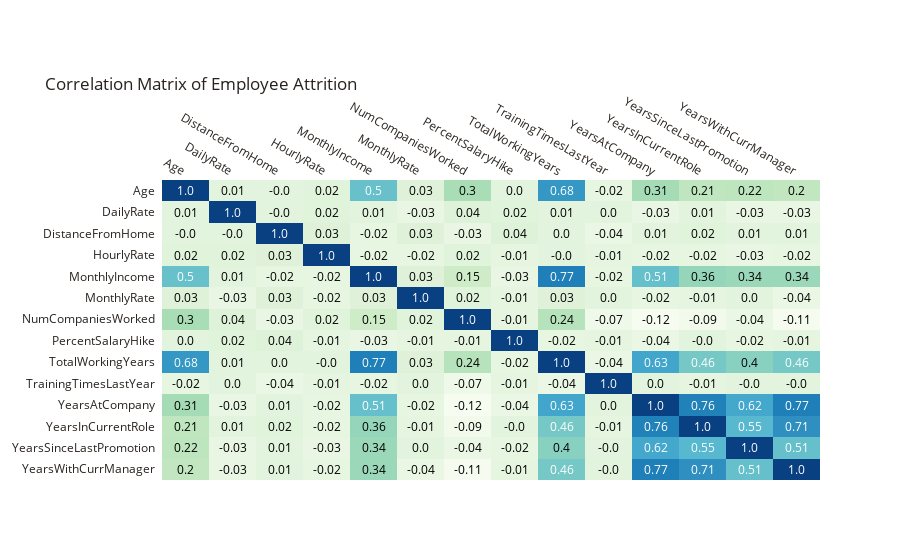

Write notebook code for a chart like this one.
### Code cell
# Calculate correlation matrix
corr = df.corr().round(2)

# Plot the heatmap using plotly
x = corr.index.tolist()
y = corr.columns.tolist()
z = corr.to_numpy()
fig = ff.create_annotated_heatmap(z=z, x=x, y=y, annotation_text=z, name='',
                                  hovertemplate="Correlation between %{x} and %{y}= %{z}",
                                  colorscale='GnBu')
fig.update_yaxes(autorange="reversed")
fig.update_layout(title="Correlation Matrix of Employee Attrition", 
                  font_color='#28221D', margin=dict(t=180), height=600)
fig.show()

### Figure 1 — Plotly figure (JSON) as saved in the notebook; plotly's stock layout.template omitted (floating-point values rounded to 4 significant figures; data arrays with more than 128 entries replaced by an {"elided": "..."} marker saying what was removed)
{"data": [{"colorscale": [[0, "rgb(247,252,240)"], [0.125, "rgb(224,243,219)"], [0.25, "rgb(204,235,197)"], [0.375, "rgb(168,221,181)"], [0.5, "rgb(123,204,196)"], [0.625, "rgb(78,179,211)"], [0.75, "rgb(43,140,190)"], [0.875, "rgb(8,104,172)"], [1, "rgb(8,64,129)"]], "hovertemplate": "Correlation between %{x} and %{y}= %{z}", "name": "", "reversescale": false, "showscale": false, "type": "heatmap", "x": ["Age", "DailyRate", "DistanceFromHome", "HourlyRate", "MonthlyIncome", "MonthlyRate", "NumCompaniesWorked", "PercentSalaryHike", "TotalWorkingYears", "TrainingTimesLastYear", "YearsAtCompany", "YearsInCurrentRole", "YearsSinceLastPromotion", "YearsWithCurrManager"], "y": ["Age", "DailyRate", "DistanceFromHome", "HourlyRate", "MonthlyIncome", "MonthlyRate", "NumCompaniesWorked", "PercentSalaryHike", "TotalWorkingYears", "TrainingTimesLastYear", "YearsAtCompany", "YearsInCurrentRole", "YearsSinceLastPromotion", "YearsWithCurrManager"], "z": {"elided": "14x14 float values"}}], "layout": {"annotations": [{"font": {"color": "#FFFFFF"}, "showarrow": false, "text": "1.0", "x": "Age", "xref": "x", "y": "Age", "yref": "y"}, {"font": {"color": "#000000"}, "showarrow": false, "text": "0.01", "x": "DailyRate", "xref": "x", "y": "Age", "yref": "y"}, {"font": {"color": "#000000"}, "showarrow": false, "text": "-0.0", "x": "DistanceFromHome", "xref": "x", "y": "Age", "yref": "y"}, {"font": {"color": "#000000"}, "showarrow": false, "text": "0.02", "x": "HourlyRate", "xref": "x", "y": "Age", "yref": "y"}, {"font": {"color": "#FFFFFF"}, "showarrow": false, "text": "0.5", "x": "MonthlyIncome", "xref": "x", "y": "Age", "yref": "y"}, {"font": {"color": "#000000"}, "showarrow": false, "text": "0.03", "x": "MonthlyRate", "xref": "x", "y": "Age", "yref": "y"}, {"font": {"color": "#000000"}, "showarrow": false, "text": "0.3", "x": "NumCompaniesWorked", "xref": "x", "y": "Age", "yref": "y"}, {"font": {"color": "#000000"}, "showarrow": false, "text": "0.0", "x": "PercentSalaryHike", "xref": "x", "y": "Age", "yref": "y"}, {"font": {"color": "#FFFFFF"}, "showarrow": false, "text": "0.68", "x": "TotalWorkingYears", "xref": "x", "y": "Age", "yref": "y"}, {"font": {"color": "#000000"}, "showarrow": false, "text": "-0.02", "x": "TrainingTimesLastYear", "xref": "x", "y": "Age", "yref": "y"}, {"font": {"color": "#000000"}, "showarrow": false, "text": "0.31", "x": "YearsAtCompany", "xref": "x", "y": "Age", "yref": "y"}, {"font": {"color": "#000000"}, "showarrow": false, "text": "0.21", "x": "YearsInCurrentRole", "xref": "x", "y": "Age", "yref": "y"}, {"font": {"color": "#000000"}, "showarrow": false, "text": "0.22", "x": "YearsSinceLastPromotion", "xref": "x", "y": "Age", "yref": "y"}, {"font": {"color": "#000000"}, "showarrow": false, "text": "0.2", "x": "YearsWithCurrManager", "xref": "x", "y": "Age", "yref": "y"}, {"font": {"color": "#000000"}, "showarrow": false, "text": "0.01", "x": "Age", "xref": "x", "y": "DailyRate", "yref": "y"}, {"font": {"color": "#FFFFFF"}, "showarrow": false, "text": "1.0", "x": "DailyRate", "xref": "x", "y": "DailyRate", "yref": "y"}, {"font": {"color": "#000000"}, "showarrow": false, "text": "-0.0", "x": "DistanceFromHome", "xref": "x", "y": "DailyRate", "yref": "y"}, {"font": {"color": "#000000"}, "showarrow": false, "text": "0.02", "x": "HourlyRate", "xref": "x", "y": "DailyRate", "yref": "y"}, {"font": {"color": "#000000"}, "showarrow": false, "text": "0.01", "x": "MonthlyIncome", "xref": "x", "y": "DailyRate", "yref": "y"}, {"font": {"color": "#000000"}, "showarrow": false, "text": "-0.03", "x": "MonthlyRate", "xref": "x", "y": "DailyRate", "yref": "y"}, {"font": {"color": "#000000"}, "showarrow": false, "text": "0.04", "x": "NumCompaniesWorked", "xref": "x", "y": "DailyRate", "yref": "y"}, {"font": {"color": "#000000"}, "showarrow": false, "text": "0.02", "x": "PercentSalaryHike", "xref": "x", "y": "DailyRate", "yref": "y"}, {"font": {"color": "#000000"}, "showarrow": false, "text": "0.01", "x": "TotalWorkingYears", "xref": "x", "y": "DailyRate", "yref": "y"}, {"font": {"color": "#000000"}, "showarrow": false, "text": "0.0", "x": "TrainingTimesLastYear", "xref": "x", "y": "DailyRate", "yref": "y"}, {"font": {"color": "#000000"}, "showarrow": false, "text": "-0.03", "x": "YearsAtCompany", "xref": "x", "y": "DailyRate", "yref": "y"}, {"font": {"color": "#000000"}, "showarrow": false, "text": "0.01", "x": "YearsInCurrentRole", "xref": "x", "y": "DailyRate", "yref": "y"}, {"font": {"color": "#000000"}, "showarrow": false, "text": "-0.03", "x": "YearsSinceLastPromotion", "xref": "x", "y": "DailyRate", "yref": "y"}, {"font": {"color": "#000000"}, "showarrow": false, "text": "-0.03", "x": "YearsWithCurrManager", "xref": "x", "y": "DailyRate", "yref": "y"}, {"font": {"color": "#000000"}, "showarrow": false, "text": "-0.0", "x": "Age", "xref": "x", "y": "DistanceFromHome", "yref": "y"}, {"font": {"color": "#000000"}, "showarrow": false, "text": "-0.0", "x": "DailyRate", "xref": "x", "y": "DistanceFromHome", "yref": "y"}, {"font": {"color": "#FFFFFF"}, "showarrow": false, "text": "1.0", "x": "DistanceFromHome", "xref": "x", "y": "DistanceFromHome", "yref": "y"}, {"font": {"color": "#000000"}, "showarrow": false, "text": "0.03", "x": "HourlyRate", "xref": "x", "y": "DistanceFromHome", "yref": "y"}, {"font": {"color": "#000000"}, "showarrow": false, "text": "-0.02", "x": "MonthlyIncome", "xref": "x", "y": "DistanceFromHome", "yref": "y"}, {"font": {"color": "#000000"}, "showarrow": false, "text": "0.03", "x": "MonthlyRate", "xref": "x", "y": "DistanceFromHome", "yref": "y"}, {"font": {"color": "#000000"}, "showarrow": false, "text": "-0.03", "x": "NumCompaniesWorked", "xref": "x", "y": "DistanceFromHome", "yref": "y"}, {"font": {"color": "#000000"}, "showarrow": false, "text": "0.04", "x": "PercentSalaryHike", "xref": "x", "y": "DistanceFromHome", "yref": "y"}, {"font": {"color": "#000000"}, "showarrow": false, "text": "0.0", "x": "TotalWorkingYears", "xref": "x", "y": "DistanceFromHome", "yref": "y"}, {"font": {"color": "#000000"}, "showarrow": false, "text": "-0.04", "x": "TrainingTimesLastYear", "xref": "x", "y": "DistanceFromHome", "yref": "y"}, {"font": {"color": "#000000"}, "showarrow": false, "text": "0.01", "x": "YearsAtCompany", "xref": "x", "y": "DistanceFromHome", "yref": "y"}, {"font": {"color": "#000000"}, "showarrow": false, "text": "0.02", "x": "YearsInCurrentRole", "xref": "x", "y": "DistanceFromHome", "yref": "y"}, {"font": {"color": "#000000"}, "showarrow": false, "text": "0.01", "x": "YearsSinceLastPromotion", "xref": "x", "y": "DistanceFromHome", "yref": "y"}, {"font": {"color": "#000000"}, "showarrow": false, "text": "0.01", "x": "YearsWithCurrManager", "xref": "x", "y": "DistanceFromHome", "yref": "y"}, {"font": {"color": "#000000"}, "showarrow": false, "text": "0.02", "x": "Age", "xref": "x", "y": "HourlyRate", "yref": "y"}, {"font": {"color": "#000000"}, "showarrow": false, "text": "0.02", "x": "DailyRate", "xref": "x", "y": "HourlyRate", "yref": "y"}, {"font": {"color": "#000000"}, "showarrow": false, "text": "0.03", "x": "DistanceFromHome", "xref": "x", "y": "HourlyRate", "yref": "y"}, {"font": {"color": "#FFFFFF"}, "showarrow": false, "text": "1.0", "x": "HourlyRate", "xref": "x", "y": "HourlyRate", "yref": "y"}, {"font": {"color": "#000000"}, "showarrow": false, "text": "-0.02", "x": "MonthlyIncome", "xref": "x", "y": "HourlyRate", "yref": "y"}, {"font": {"color": "#000000"}, "showarrow": false, "text": "-0.02", "x": "MonthlyRate", "xref": "x", "y": "HourlyRate", "yref": "y"}, {"font": {"color": "#000000"}, "showarrow": false, "text": "0.02", "x": "NumCompaniesWorked", "xref": "x", "y": "HourlyRate", "yref": "y"}, {"font": {"color": "#000000"}, "showarrow": false, "text": "-0.01", "x": "PercentSalaryHike", "xref": "x", "y": "HourlyRate", "yref": "y"}, {"font": {"color": "#000000"}, "showarrow": false, "text": "-0.0", "x": "TotalWorkingYears", "xref": "x", "y": "HourlyRate", "yref": "y"}, {"font": {"color": "#000000"}, "showarrow": false, "text": "-0.01", "x": "TrainingTimesLastYear", "xref": "x", "y": "HourlyRate", "yref": "y"}, {"font": {"color": "#000000"}, "showarrow": false, "text": "-0.02", "x": "YearsAtCompany", "xref": "x", "y": "HourlyRate", "yref": "y"}, {"font": {"color": "#000000"}, "showarrow": false, "text": "-0.02", "x": "YearsInCurrentRole", "xref": "x", "y": "HourlyRate", "yref": "y"}, {"font": {"color": "#000000"}, "showarrow": false, "text": "-0.03", "x": "YearsSinceLastPromotion", "xref": "x", "y": "HourlyRate", "yref": "y"}, {"font": {"color": "#000000"}, "showarrow": false, "text": "-0.02", "x": "YearsWithCurrManager", "xref": "x", "y": "HourlyRate", "yref": "y"}, {"font": {"color": "#FFFFFF"}, "showarrow": false, "text": "0.5", "x": "Age", "xref": "x", "y": "MonthlyIncome", "yref": "y"}, {"font": {"color": "#000000"}, "showarrow": false, "text": "0.01", "x": "DailyRate", "xref": "x", "y": "MonthlyIncome", "yref": "y"}, {"font": {"color": "#000000"}, "showarrow": false, "text": "-0.02", "x": "DistanceFromHome", "xref": "x", "y": "MonthlyIncome", "yref": "y"}, {"font": {"color": "#000000"}, "showarrow": false, "text": "-0.02", "x": "HourlyRate", "xref": "x", "y": "MonthlyIncome", "yref": "y"}, {"font": {"color": "#FFFFFF"}, "showarrow": false, "text": "1.0", "x": "MonthlyIncome", "xref": "x", "y": "MonthlyIncome", "yref": "y"}, {"font": {"color": "#000000"}, "showarrow": false, "text": "0.03", "x": "MonthlyRate", "xref": "x", "y": "MonthlyIncome", "yref": "y"}, {"font": {"color": "#000000"}, "showarrow": false, "text": "0.15", "x": "NumCompaniesWorked", "xref": "x", "y": "MonthlyIncome", "yref": "y"}, {"font": {"color": "#000000"}, "showarrow": false, "text": "-0.03", "x": "PercentSalaryHike", "xref": "x", "y": "MonthlyIncome", "yref": "y"}, {"font": {"color": "#FFFFFF"}, "showarrow": false, "text": "0.77", "x": "TotalWorkingYears", "xref": "x", "y": "MonthlyIncome", "yref": "y"}, {"font": {"color": "#000000"}, "showarrow": false, "text": "-0.02", "x": "TrainingTimesLastYear", "xref": "x", "y": "MonthlyIncome", "yref": "y"}, {"font": {"color": "#FFFFFF"}, "showarrow": false, "text": "0.51", "x": "YearsAtCompany", "xref": "x", "y": "MonthlyIncome", "yref": "y"}, {"font": {"color": "#000000"}, "showarrow": false, "text": "0.36", "x": "YearsInCurrentRole", "xref": "x", "y": "MonthlyIncome", "yref": "y"}, {"font": {"color": "#000000"}, "showarrow": false, "text": "0.34", "x": "YearsSinceLastPromotion", "xref": "x", "y": "MonthlyIncome", "yref": "y"}, {"font": {"color": "#000000"}, "showarrow": false, "text": "0.34", "x": "YearsWithCurrManager", "xref": "x", "y": "MonthlyIncome", "yref": "y"}, {"font": {"color": "#000000"}, "showarrow": false, "text": "0.03", "x": "Age", "xref": "x", "y": "MonthlyRate", "yref": "y"}, {"font": {"color": "#000000"}, "showarrow": false, "text": "-0.03", "x": "DailyRate", "xref": "x", "y": "MonthlyRate", "yref": "y"}, {"font": {"color": "#000000"}, "showarrow": false, "text": "0.03", "x": "DistanceFromHome", "xref": "x", "y": "MonthlyRate", "yref": "y"}, {"font": {"color": "#000000"}, "showarrow": false, "text": "-0.02", "x": "HourlyRate", "xref": "x", "y": "MonthlyRate", "yref": "y"}, {"font": {"color": "#000000"}, "showarrow": false, "text": "0.03", "x": "MonthlyIncome", "xref": "x", "y": "MonthlyRate", "yref": "y"}, {"font": {"color": "#FFFFFF"}, "showarrow": false, "text": "1.0", "x": "MonthlyRate", "xref": "x", "y": "MonthlyRate", "yref": "y"}, {"font": {"color": "#000000"}, "showarrow": false, "text": "0.02", "x": "NumCompaniesWorked", "xref": "x", "y": "MonthlyRate", "yref": "y"}, {"font": {"color": "#000000"}, "showarrow": false, "text": "-0.01", "x": "PercentSalaryHike", "xref": "x", "y": "MonthlyRate", "yref": "y"}, {"font": {"color": "#000000"}, "showarrow": false, "text": "0.03", "x": "TotalWorkingYears", "xref": "x", "y": "MonthlyRate", "yref": "y"}, {"font": {"color": "#000000"}, "showarrow": false, "text": "0.0", "x": "TrainingTimesLastYear", "xref": "x", "y": "MonthlyRate", "yref": "y"}, {"font": {"color": "#000000"}, "showarrow": false, "text": "-0.02", "x": "YearsAtCompany", "xref": "x", "y": "MonthlyRate", "yref": "y"}, {"font": {"color": "#000000"}, "showarrow": false, "text": "-0.01", "x": "YearsInCurrentRole", "xref": "x", "y": "MonthlyRate", "yref": "y"}, {"font": {"color": "#000000"}, "showarrow": false, "text": "0.0", "x": "YearsSinceLastPromotion", "xref": "x", "y": "MonthlyRate", "yref": "y"}, {"font": {"color": "#000000"}, "showarrow": false, "text": "-0.04", "x": "YearsWithCurrManager", "xref": "x", "y": "MonthlyRate", "yref": "y"}, {"font": {"color": "#000000"}, "showarrow": false, "text": "0.3", "x": "Age", "xref": "x", "y": "NumCompaniesWorked", "yref": "y"}, {"font": {"color": "#000000"}, "showarrow": false, "text": "0.04", "x": "DailyRate", "xref": "x", "y": "NumCompaniesWorked", "yref": "y"}, {"font": {"color": "#000000"}, "showarrow": false, "text": "-0.03", "x": "DistanceFromHome", "xref": "x", "y": "NumCompaniesWorked", "yref": "y"}, {"font": {"color": "#000000"}, "showarrow": false, "text": "0.02", "x": "HourlyRate", "xref": "x", "y": "NumCompaniesWorked", "yref": "y"}, {"font": {"color": "#000000"}, "showarrow": false, "text": "0.15", "x": "MonthlyIncome", "xref": "x", "y": "NumCompaniesWorked", "yref": "y"}, {"font": {"color": "#000000"}, "showarrow": false, "text": "0.02", "x": "MonthlyRate", "xref": "x", "y": "NumCompaniesWorked", "yref": "y"}, {"font": {"color": "#FFFFFF"}, "showarrow": false, "text": "1.0", "x": "NumCompaniesWorked", "xref": "x", "y": "NumCompaniesWorked", "yref": "y"}, {"font": {"color": "#000000"}, "showarrow": false, "text": "-0.01", "x": "PercentSalaryHike", "xref": "x", "y": "NumCompaniesWorked", "yref": "y"}, {"font": {"color": "#000000"}, "showarrow": false, "text": "0.24", "x": "TotalWorkingYears", "xref": "x", "y": "NumCompaniesWorked", "yref": "y"}, {"font": {"color": "#000000"}, "showarrow": false, "text": "-0.07", "x": "TrainingTimesLastYear", "xref": "x", "y": "NumCompaniesWorked", "yref": "y"}, {"font": {"color": "#000000"}, "showarrow": false, "text": "-0.12", "x": "YearsAtCompany", "xref": "x", "y": "NumCompaniesWorked", "yref": "y"}, {"font": {"color": "#000000"}, "showarrow": false, "text": "-0.09", "x": "YearsInCurrentRole", "xref": "x", "y": "NumCompaniesWorked", "yref": "y"}, {"font": {"color": "#000000"}, "showarrow": false, "text": "-0.04", "x": "YearsSinceLastPromotion", "xref": "x", "y": "NumCompaniesWorked", "yref": "y"}, {"font": {"color": "#000000"}, "showarrow": false, "text": "-0.11", "x": "YearsWithCurrManager", "xref": "x", "y": "NumCompaniesWorked", "yref": "y"}, {"font": {"color": "#000000"}, "showarrow": false, "text": "0.0", "x": "Age", "xref": "x", "y": "PercentSalaryHike", "yref": "y"}, {"font": {"color": "#000000"}, "showarrow": false, "text": "0.02", "x": "DailyRate", "xref": "x", "y": "PercentSalaryHike", "yref": "y"}, {"font": {"color": "#000000"}, "showarrow": false, "text": "0.04", "x": "DistanceFromHome", "xref": "x", "y": "PercentSalaryHike", "yref": "y"}, {"font": {"color": "#000000"}, "showarrow": false, "text": "-0.01", "x": "HourlyRate", "xref": "x", "y": "PercentSalaryHike", "yref": "y"}, {"font": {"color": "#000000"}, "showarrow": false, "text": "-0.03", "x": "MonthlyIncome", "xref": "x", "y": "PercentSalaryHike", "yref": "y"}, {"font": {"color": "#000000"}, "showarrow": false, "text": "-0.01", "x": "MonthlyRate", "xref": "x", "y": "PercentSalaryHike", "yref": "y"}, {"font": {"color": "#000000"}, "showarrow": false, "text": "-0.01", "x": "NumCompaniesWorked", "xref": "x", "y": "PercentSalaryHike", "yref": "y"}, {"font": {"color": "#FFFFFF"}, "showarrow": false, "text": "1.0", "x": "PercentSalaryHike", "xref": "x", "y": "PercentSalaryHike", "yref": "y"}, {"font": {"color": "#000000"}, "showarrow": false, "text": "-0.02", "x": "TotalWorkingYears", "xref": "x", "y": "PercentSalaryHike", "yref": "y"}, {"font": {"color": "#000000"}, "showarrow": false, "text": "-0.01", "x": "TrainingTimesLastYear", "xref": "x", "y": "PercentSalaryHike", "yref": "y"}, {"font": {"color": "#000000"}, "showarrow": false, "text": "-0.04", "x": "YearsAtCompany", "xref": "x", "y": "PercentSalaryHike", "yref": "y"}, {"font": {"color": "#000000"}, "showarrow": false, "text": "-0.0", "x": "YearsInCurrentRole", "xref": "x", "y": "PercentSalaryHike", "yref": "y"}, {"font": {"color": "#000000"}, "showarrow": false, "text": "-0.02", "x": "YearsSinceLastPromotion", "xref": "x", "y": "PercentSalaryHike", "yref": "y"}, {"font": {"color": "#000000"}, "showarrow": false, "text": "-0.01", "x": "YearsWithCurrManager", "xref": "x", "y": "PercentSalaryHike", "yref": "y"}, {"font": {"color": "#FFFFFF"}, "showarrow": false, "text": "0.68", "x": "Age", "xref": "x", "y": "TotalWorkingYears", "yref": "y"}, {"font": {"color": "#000000"}, "showarrow": false, "text": "0.01", "x": "DailyRate", "xref": "x", "y": "TotalWorkingYears", "yref": "y"}, {"font": {"color": "#000000"}, "showarrow": false, "text": "0.0", "x": "DistanceFromHome", "xref": "x", "y": "TotalWorkingYears", "yref": "y"}, {"font": {"color": "#000000"}, "showarrow": false, "text": "-0.0", "x": "HourlyRate", "xref": "x", "y": "TotalWorkingYears", "yref": "y"}, {"font": {"color": "#FFFFFF"}, "showarrow": false, "text": "0.77", "x": "MonthlyIncome", "xref": "x", "y": "TotalWorkingYears", "yref": "y"}, {"font": {"color": "#000000"}, "showarrow": false, "text": "0.03", "x": "MonthlyRate", "xref": "x", "y": "TotalWorkingYears", "yref": "y"}, {"font": {"color": "#000000"}, "showarrow": false, "text": "0.24", "x": "NumCompaniesWorked", "xref": "x", "y": "TotalWorkingYears", "yref": "y"}, {"font": {"color": "#000000"}, "showarrow": false, "text": "-0.02", "x": "PercentSalaryHike", "xref": "x", "y": "TotalWorkingYears", "yref": "y"}, {"font": {"color": "#FFFFFF"}, "showarrow": false, "text": "1.0", "x": "TotalWorkingYears", "xref": "x", "y": "TotalWorkingYears", "yref": "y"}, {"font": {"color": "#000000"}, "showarrow": false, "text": "-0.04", "x": "TrainingTimesLastYear", "xref": "x", "y": "TotalWorkingYears", "yref": "y"}, {"font": {"color": "#FFFFFF"}, "showarrow": false, "text": "0.63", "x": "YearsAtCompany", "xref": "x", "y": "TotalWorkingYears", "yref": "y"}, {"font": {"color": "#FFFFFF"}, "showarrow": false, "text": "0.46", "x": "YearsInCurrentRole", "xref": "x", "y": "TotalWorkingYears", "yref": "y"}, {"font": {"color": "#000000"}, "showarrow": false, "text": "0.4", "x": "YearsSinceLastPromotion", "xref": "x", "y": "TotalWorkingYears", "yref": "y"}, {"font": {"color": "#FFFFFF"}, "showarrow": false, "text": "0.46", "x": "YearsWithCurrManager", "xref": "x", "y": "TotalWorkingYears", "yref": "y"}, {"font": {"color": "#000000"}, "showarrow": false, "text": "-0.02", "x": "Age", "xref": "x", "y": "TrainingTimesLastYear", "yref": "y"}, {"font": {"color": "#000000"}, "showarrow": false, "text": "0.0", "x": "DailyRate", "xref": "x", "y": "TrainingTimesLastYear", "yref": "y"}, {"font": {"color": "#000000"}, "showarrow": false, "text": "-0.04", "x": "DistanceFromHome", "xref": "x", "y": "TrainingTimesLastYear", "yref": "y"}, {"font": {"color": "#000000"}, "showarrow": false, "text": "-0.01", "x": "HourlyRate", "xref": "x", "y": "TrainingTimesLastYear", "yref": "y"}, {"font": {"color": "#000000"}, "showarrow": false, "text": "-0.02", "x": "MonthlyIncome", "xref": "x", "y": "TrainingTimesLastYear", "yref": "y"}, {"font": {"color": "#000000"}, "showarrow": false, "text": "0.0", "x": "MonthlyRate", "xref": "x", "y": "TrainingTimesLastYear", "yref": "y"}, {"font": {"color": "#000000"}, "showarrow": false, "text": "-0.07", "x": "NumCompaniesWorked", "xref": "x", "y": "TrainingTimesLastYear", "yref": "y"}, {"font": {"color": "#000000"}, "showarrow": false, "text": "-0.01", "x": "PercentSalaryHike", "xref": "x", "y": "TrainingTimesLastYear", "yref": "y"}, {"font": {"color": "#000000"}, "showarrow": false, "text": "-0.04", "x": "TotalWorkingYears", "xref": "x", "y": "TrainingTimesLastYear", "yref": "y"}, {"font": {"color": "#FFFFFF"}, "showarrow": false, "text": "1.0", "x": "TrainingTimesLastYear", "xref": "x", "y": "TrainingTimesLastYear", "yref": "y"}, {"font": {"color": "#000000"}, "showarrow": false, "text": "0.0", "x": "YearsAtCompany", "xref": "x", "y": "TrainingTimesLastYear", "yref": "y"}, {"font": {"color": "#000000"}, "showarrow": false, "text": "-0.01", "x": "YearsInCurrentRole", "xref": "x", "y": "TrainingTimesLastYear", "yref": "y"}, {"font": {"color": "#000000"}, "showarrow": false, "text": "-0.0", "x": "YearsSinceLastPromotion", "xref": "x", "y": "TrainingTimesLastYear", "yref": "y"}, {"font": {"color": "#000000"}, "showarrow": false, "text": "-0.0", "x": "YearsWithCurrManager", "xref": "x", "y": "TrainingTimesLastYear", "yref": "y"}, {"font": {"color": "#000000"}, "showarrow": false, "text": "0.31", "x": "Age", "xref": "x", "y": "YearsAtCompany", "yref": "y"}, {"font": {"color": "#000000"}, "showarrow": false, "text": "-0.03", "x": "DailyRate", "xref": "x", "y": "YearsAtCompany", "yref": "y"}, {"font": {"color": "#000000"}, "showarrow": false, "text": "0.01", "x": "DistanceFromHome", "xref": "x", "y": "YearsAtCompany", "yref": "y"}, {"font": {"color": "#000000"}, "showarrow": false, "text": "-0.02", "x": "HourlyRate", "xref": "x", "y": "YearsAtCompany", "yref": "y"}, {"font": {"color": "#FFFFFF"}, "showarrow": false, "text": "0.51", "x": "MonthlyIncome", "xref": "x", "y": "YearsAtCompany", "yref": "y"}, {"font": {"color": "#000000"}, "showarrow": false, "text": "-0.02", "x": "MonthlyRate", "xref": "x", "y": "YearsAtCompany", "yref": "y"}, {"font": {"color": "#000000"}, "showarrow": false, "text": "-0.12", "x": "NumCompaniesWorked", "xref": "x", "y": "YearsAtCompany", "yref": "y"}, {"font": {"color": "#000000"}, "showarrow": false, "text": "-0.04", "x": "PercentSalaryHike", "xref": "x", "y": "YearsAtCompany", "yref": "y"}, {"font": {"color": "#FFFFFF"}, "showarrow": false, "text": "0.63", "x": "TotalWorkingYears", "xref": "x", "y": "YearsAtCompany", "yref": "y"}, {"font": {"color": "#000000"}, "showarrow": false, "text": "0.0", "x": "TrainingTimesLastYear", "xref": "x", "y": "YearsAtCompany", "yref": "y"}, {"font": {"color": "#FFFFFF"}, "showarrow": false, "text": "1.0", "x": "YearsAtCompany", "xref": "x", "y": "YearsAtCompany", "yref": "y"}, {"font": {"color": "#FFFFFF"}, "showarrow": false, "text": "0.76", "x": "YearsInCurrentRole", "xref": "x", "y": "YearsAtCompany", "yref": "y"}, {"font": {"color": "#FFFFFF"}, "showarrow": false, "text": "0.62", "x": "YearsSinceLastPromotion", "xref": "x", "y": "YearsAtCompany", "yref": "y"}, {"font": {"color": "#FFFFFF"}, "showarrow": false, "text": "0.77", "x": "YearsWithCurrManager", "xref": "x", "y": "YearsAtCompany", "yref": "y"}, {"font": {"color": "#000000"}, "showarrow": false, "text": "0.21", "x": "Age", "xref": "x", "y": "YearsInCurrentRole", "yref": "y"}, {"font": {"color": "#000000"}, "showarrow": false, "text": "0.01", "x": "DailyRate", "xref": "x", "y": "YearsInCurrentRole", "yref": "y"}, {"font": {"color": "#000000"}, "showarrow": false, "text": "0.02", "x": "DistanceFromHome", "xref": "x", "y": "YearsInCurrentRole", "yref": "y"}, {"font": {"color": "#000000"}, "showarrow": false, "text": "-0.02", "x": "HourlyRate", "xref": "x", "y": "YearsInCurrentRole", "yref": "y"}, {"font": {"color": "#000000"}, "showarrow": false, "text": "0.36", "x": "MonthlyIncome", "xref": "x", "y": "YearsInCurrentRole", "yref": "y"}, {"font": {"color": "#000000"}, "showarrow": false, "text": "-0.01", "x": "MonthlyRate", "xref": "x", "y": "YearsInCurrentRole", "yref": "y"}, {"font": {"color": "#000000"}, "showarrow": false, "text": "-0.09", "x": "NumCompaniesWorked", "xref": "x", "y": "YearsInCurrentRole", "yref": "y"}, {"font": {"color": "#000000"}, "showarrow": false, "text": "-0.0", "x": "PercentSalaryHike", "xref": "x", "y": "YearsInCurrentRole", "yref": "y"}, {"font": {"color": "#FFFFFF"}, "showarrow": false, "text": "0.46", "x": "TotalWorkingYears", "xref": "x", "y": "YearsInCurrentRole", "yref": "y"}, {"font": {"color": "#000000"}, "showarrow": false, "text": "-0.01", "x": "TrainingTimesLastYear", "xref": "x", "y": "YearsInCurrentRole", "yref": "y"}, {"font": {"color": "#FFFFFF"}, "showarrow": false, "text": "0.76", "x": "YearsAtCompany", "xref": "x", "y": "YearsInCurrentRole", "yref": "y"}, {"font": {"color": "#FFFFFF"}, "showarrow": false, "text": "1.0", "x": "YearsInCurrentRole", "xref": "x", "y": "YearsInCurrentRole", "yref": "y"}, {"font": {"color": "#FFFFFF"}, "showarrow": false, "text": "0.55", "x": "YearsSinceLastPromotion", "xref": "x", "y": "YearsInCurrentRole", "yref": "y"}, {"font": {"color": "#FFFFFF"}, "showarrow": false, "text": "0.71", "x": "YearsWithCurrManager", "xref": "x", "y": "YearsInCurrentRole", "yref": "y"}, {"font": {"color": "#000000"}, "showarrow": false, "text": "0.22", "x": "Age", "xref": "x", "y": "YearsSinceLastPromotion", "yref": "y"}, {"font": {"color": "#000000"}, "showarrow": false, "text": "-0.03", "x": "DailyRate", "xref": "x", "y": "YearsSinceLastPromotion", "yref": "y"}, {"font": {"color": "#000000"}, "showarrow": false, "text": "0.01", "x": "DistanceFromHome", "xref": "x", "y": "YearsSinceLastPromotion", "yref": "y"}, {"font": {"color": "#000000"}, "showarrow": false, "text": "-0.03", "x": "HourlyRate", "xref": "x", "y": "YearsSinceLastPromotion", "yref": "y"}, {"font": {"color": "#000000"}, "showarrow": false, "text": "0.34", "x": "MonthlyIncome", "xref": "x", "y": "YearsSinceLastPromotion", "yref": "y"}, {"font": {"color": "#000000"}, "showarrow": false, "text": "0.0", "x": "MonthlyRate", "xref": "x", "y": "YearsSinceLastPromotion", "yref": "y"}, {"font": {"color": "#000000"}, "showarrow": false, "text": "-0.04", "x": "NumCompaniesWorked", "xref": "x", "y": "YearsSinceLastPromotion", "yref": "y"}, {"font": {"color": "#000000"}, "showarrow": false, "text": "-0.02", "x": "PercentSalaryHike", "xref": "x", "y": "YearsSinceLastPromotion", "yref": "y"}, {"font": {"color": "#000000"}, "showarrow": false, "text": "0.4", "x": "TotalWorkingYears", "xref": "x", "y": "YearsSinceLastPromotion", "yref": "y"}, {"font": {"color": "#000000"}, "showarrow": false, "text": "-0.0", "x": "TrainingTimesLastYear", "xref": "x", "y": "YearsSinceLastPromotion", "yref": "y"}, {"font": {"color": "#FFFFFF"}, "showarrow": false, "text": "0.62", "x": "YearsAtCompany", "xref": "x", "y": "YearsSinceLastPromotion", "yref": "y"}, {"font": {"color": "#FFFFFF"}, "showarrow": false, "text": "0.55", "x": "YearsInCurrentRole", "xref": "x", "y": "YearsSinceLastPromotion", "yref": "y"}, {"font": {"color": "#FFFFFF"}, "showarrow": false, "text": "1.0", "x": "YearsSinceLastPromotion", "xref": "x", "y": "YearsSinceLastPromotion", "yref": "y"}, {"font": {"color": "#FFFFFF"}, "showarrow": false, "text": "0.51", "x": "YearsWithCurrManager", "xref": "x", "y": "YearsSinceLastPromotion", "yref": "y"}, {"font": {"color": "#000000"}, "showarrow": false, "text": "0.2", "x": "Age", "xref": "x", "y": "YearsWithCurrManager", "yref": "y"}, {"font": {"color": "#000000"}, "showarrow": false, "text": "-0.03", "x": "DailyRate", "xref": "x", "y": "YearsWithCurrManager", "yref": "y"}, {"font": {"color": "#000000"}, "showarrow": false, "text": "0.01", "x": "DistanceFromHome", "xref": "x", "y": "YearsWithCurrManager", "yref": "y"}, {"font": {"color": "#000000"}, "showarrow": false, "text": "-0.02", "x": "HourlyRate", "xref": "x", "y": "YearsWithCurrManager", "yref": "y"}, {"font": {"color": "#000000"}, "showarrow": false, "text": "0.34", "x": "MonthlyIncome", "xref": "x", "y": "YearsWithCurrManager", "yref": "y"}, {"font": {"color": "#000000"}, "showarrow": false, "text": "-0.04", "x": "MonthlyRate", "xref": "x", "y": "YearsWithCurrManager", "yref": "y"}, {"font": {"color": "#000000"}, "showarrow": false, "text": "-0.11", "x": "NumCompaniesWorked", "xref": "x", "y": "YearsWithCurrManager", "yref": "y"}, {"font": {"color": "#000000"}, "showarrow": false, "text": "-0.01", "x": "PercentSalaryHike", "xref": "x", "y": "YearsWithCurrManager", "yref": "y"}, {"font": {"color": "#FFFFFF"}, "showarrow": false, "text": "0.46", "x": "TotalWorkingYears", "xref": "x", "y": "YearsWithCurrManager", "yref": "y"}, {"font": {"color": "#000000"}, "showarrow": false, "text": "-0.0", "x": "TrainingTimesLastYear", "xref": "x", "y": "YearsWithCurrManager", "yref": "y"}, {"font": {"color": "#FFFFFF"}, "showarrow": false, "text": "0.77", "x": "YearsAtCompany", "xref": "x", "y": "YearsWithCurrManager", "yref": "y"}, {"font": {"color": "#FFFFFF"}, "showarrow": false, "text": "0.71", "x": "YearsInCurrentRole", "xref": "x", "y": "YearsWithCurrManager", "yref": "y"}, {"font": {"color": "#FFFFFF"}, "showarrow": false, "text": "0.51", "x": "YearsSinceLastPromotion", "xref": "x", "y": "YearsWithCurrManager", "yref": "y"}, {"font": {"color": "#FFFFFF"}, "showarrow": false, "text": "1.0", "x": "YearsWithCurrManager", "xref": "x", "y": "YearsWithCurrManager", "yref": "y"}], "autosize": true, "font": {"color": "#28221D"}, "margin": {"t": 180}, "title": {"text": "Correlation Matrix of Employee Attrition"}, "xaxis": {"autorange": true, "dtick": 1, "gridcolor": "rgb(0, 0, 0)", "range": [-0.5, 13.5], "side": "top", "ticks": "", "type": "category"}, "yaxis": {"autorange": true, "dtick": 1, "range": [13.5, -0.5], "ticks": "", "ticksuffix": "  ", "type": "category"}}}
